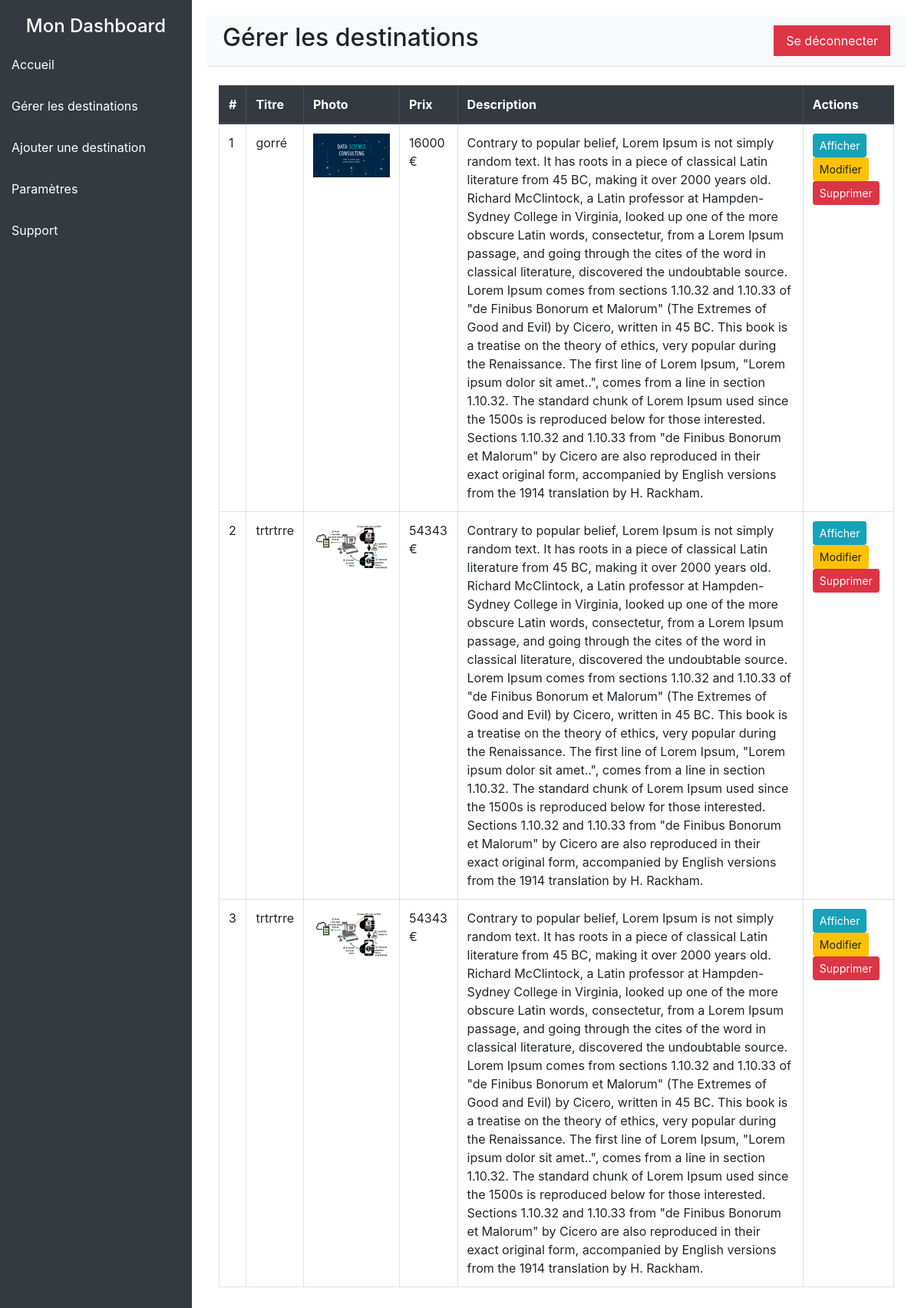
The page /admin/manage_destinations.php (signed in) on the database its author committed.
### tables this page shows
CREATE TABLE `destinations` (
  `id` int(11) UNSIGNED NOT NULL,
  `title` varchar(255) NOT NULL,
  `photo` varchar(255) NOT NULL,
  `price` int(11) NOT NULL,
  `description` text NOT NULL,
  `created_at` timestamp NOT NULL DEFAULT current_timestamp()
);

### admin/manage_destinations.php (the view, shortened to what this page needs)
<?php
include('../config/db.php');
$sql = "SELECT * FROM destinations";
$stmt = $conn->prepare($sql);
$stmt->execute();
$destinations = $stmt->fetchAll(PDO::FETCH_ASSOC);
?>
<!DOCTYPE html>
<html lang="fr">
<head>
  <link rel="stylesheet" href="https://stackpath.bootstrapcdn.com/bootstrap/4.3.1/css/bootstrap.min.css">
</head>
<body>
  <div class="sidebar">
    <h4 class="text-center">Mon Dashboard</h4>
    <a href="#">Accueil</a>
    <a href="manage_destinations.php">Gérer les destinations</a>
    <a href="#">Ajouter une destination</a>
    <a href="#">Paramètres</a>
    <a href="#">Support</a>
  </div>
  <div class="main-content">
    <div class="header">
      <h2>Gérer les destinations</h2>
      <form action="logout.php" method="POST">
        <button type="submit" class="logout-btn">Se déconnecter</button>
      </form>
    </div>
    <div class="container mt-4">
      <table class="table table-bordered">
        <thead class="thead-dark">
          <tr>
            <th>#</th>
            <th>Titre</th>
            <th>Photo</th>
            <th>Prix</th>
            <th>Description</th>
            <th>Actions</th>
          </tr>
        </thead>
        <tbody>
          <?php if (!empty($destinations)): ?>
            <?php foreach ($destinations as $index => $destination): ?>
              <tr>
                <td><?php echo $index + 1; ?></td>
                <td><?php echo htmlspecialchars($destination['title']); ?></td>
                <td><img src="../uploads/<?php echo htmlspecialchars($destination['photo']); ?>" alt="photo" width="100">
                </td>
                <td><?php echo htmlspecialchars($destination['price']); ?> €</td>
                <td><?php echo htmlspecialchars($destination['description']); ?></td>
                <td>
                  <a href="view_destination.php?id=<?php echo $destination['id']; ?>"
                    class="btn btn-info btn-sm">Afficher</a>
                  <a href="edit_destination.php?id=<?php echo $destination['id']; ?>"
                    class="btn btn-warning btn-sm">Modifier</a>
                  <a href="delete_destination.php?id=<?php echo $destination['id']; ?>" class="btn btn-danger btn-sm"
                    onclick="return confirm('Êtes-vous sûr de vouloir supprimer cette destination ?');">
                    Supprimer
                  </a>
                </td>
              </tr>
            <?php endforeach; ?>
          <?php else: ?>
            <tr>
              <td colspan="6" class="text-center">Aucune destination trouvée</td>
            </tr>
          <?php endif; ?>
        </tbody>
      </table>
    </div>
  </div>
</body>
</html>

### admin/manage_destinations.php (style rules this page uses)
.sidebar { width: 250px; background-color: #343a40; color: white; padding-top: 20px; position: fixed; height: 100%; }
.sidebar a { color: white; padding: 15px; display: block; text-decoration: none; }
.main-content { margin-left: 250px; padding: 20px; }
.header { display: flex; justify-content: space-between; align-items: center; background-color: #f8f9fa; padding: 10px 20px; border-bottom: 1px solid #dee2e6; }
.logout-btn { background-color: #dc3545; color: white; border: none; padding: 8px 16px; cursor: pointer; text-align: center; }

### rows shown on the page
destinations: title "gorré", photo (picture), price "16000", description "Contrary to popular belief, Lorem Ipsum is not simply random text. It has roots in a piece of classical Latin literature from 45 BC, making it over 2000 years old. Richard McClintock, a Latin professor at Hampden-Sydney College in Virginia, looked up one of the more obscure Latin words, consectetur, from a Lorem Ipsum passage, and going through the cites of the word in classical literature, discovered the undoubtable source. Lorem Ipsum comes from sections 1.10.32 and 1.10.33 of \"de Finibus Bonorum et Malorum\" (The Extremes of Good and Evil) by Cicero, written in 45 BC. This book is a treatise on the theory of ethics, very popular during the Renaissance. The first line of Lorem Ipsum,…"
destinations: title "trtrtrre", photo (picture), price "54343", description "Contrary to popular belief, Lorem Ipsum is not simply random text. It has roots in a piece of classical Latin literature from 45 BC, making it over 2000 years old. Richard McClintock, a Latin professor at Hampden-Sydney College in Virginia, looked up one of the more obscure Latin words, consectetur, from a Lorem Ipsum passage, and going through the cites of the word in classical literature, discovered the undoubtable source. Lorem Ipsum comes from sections 1.10.32 and 1.10.33 of \"de Finibus Bonorum et Malorum\" (The Extremes of Good and Evil) by Cicero, written in 45 BC. This book is a treatise on the theory of ethics, very popular during the Renaissance. The first line of Lorem Ipsum,…"
destinations: title "trtrtrre", photo (picture), price "54343", description "Contrary to popular belief, Lorem Ipsum is not simply random text. It has roots in a piece of classical Latin literature from 45 BC, making it over 2000 years old. Richard McClintock, a Latin professor at Hampden-Sydney College in Virginia, looked up one of the more obscure Latin words, consectetur, from a Lorem Ipsum passage, and going through the cites of the word in classical literature, discovered the undoubtable source. Lorem Ipsum comes from sections 1.10.32 and 1.10.33 of \"de Finibus Bonorum et Malorum\" (The Extremes of Good and Evil) by Cicero, written in 45 BC. This book is a treatise on the theory of ethics, very popular during the Renaissance. The first line of Lorem Ipsum,…"
